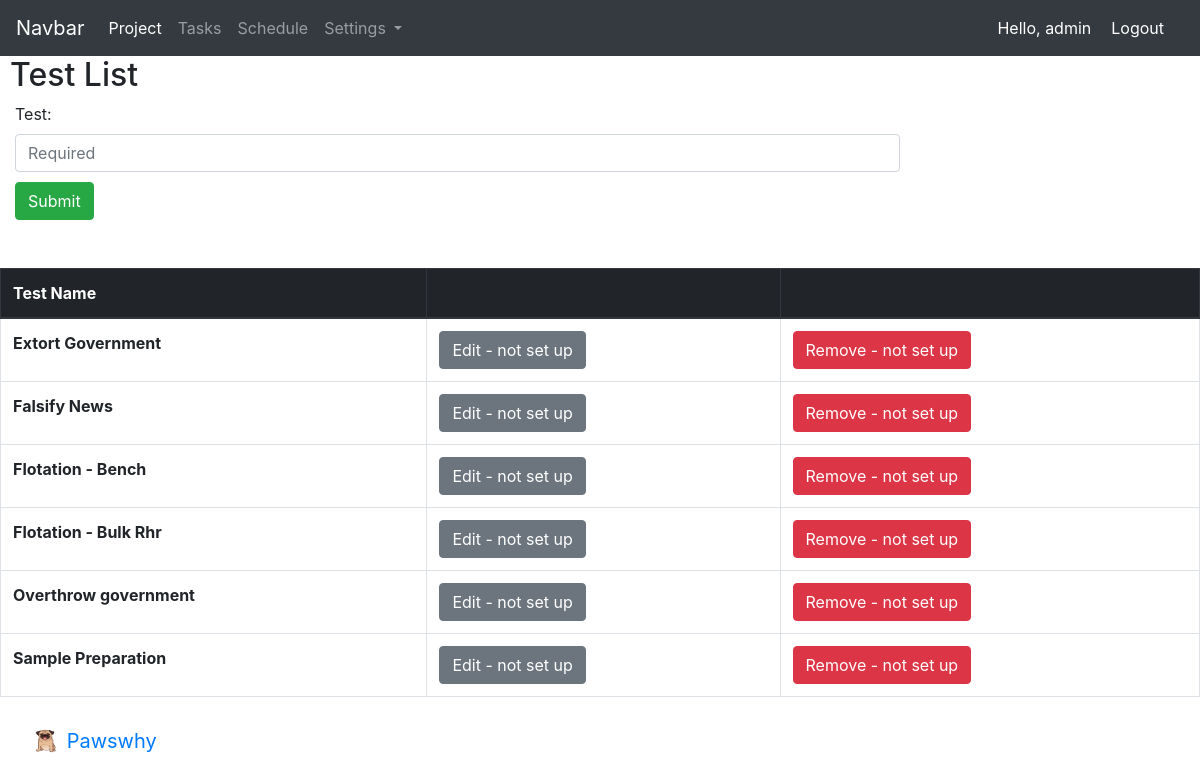
The app's page /test_list (signed in) with its own data.
### project/models.py (models this page shows, shortened)
class TestList(models.Model):
    test = models.CharField(max_length=150, blank=True)

### home/decorators.py (the view)
        def wrapper_func(request, *args, **kwargs):
            group = None
            if request.user.groups.exists():
                group= request.user.groups.all()[0].name
            if group in allowed_roles:
                return view_func(request, *args, **kwargs)
            else:
                return HttpResponse('You are not authorised to view this page')

### project/views.py (called while the page is built)
@login_required(login_url='home_app:login')
@allowed_users(allowed_roles=['Coordinator'])
def test_list(request):
    tests = TestList.objects.all().order_by('test')
    import requests
    import json
    if request.method == "POST":
        form = AddTestForm(request.POST)
        if form.is_valid():
            form.save()
            return HttpResponseRedirect('test_list')
    else:
        form = AddTestForm
    context = {
        'tests': tests,
        'form': form,
    }
    return render(request, 'project/test_list.html', context)

### templates/project/test_list.html (shortened to what this page needs)
{% extends 'base.html' %}
{% load static %}
 {% block css_files %}
        <link rel="stylesheet" href="{% static "project/project.css" %}">
  {% endblock %}
{% block content %}
<h2>Test List</h2>
<div class="form_add">
      <form action="" method="POST">
        {{ form }}
        <input id="form_submit" type="submit" value="Submit" class="btn btn-success">
    </form>
</div>
<br/>
<br/>
<table class="table table-bordered table-hover">
    <thead class="thead-dark">
    <tr>
        <th scope="col">Test Name</th>
        <th scope="col"></th>
        <th scope="col"></th>
    </tr>
    </thead>
    <tbody>
          {% if tests %}
            {% for test in tests %}
                <tr>
                    <th scope="row">{{test.test}}</th>
                    <td><a href="" class="btn btn-secondary">Edit - not set up</a></td>
                    <td><a href="" class="btn btn-danger">Remove - not set up</a></td>
                </tr>
            {% endfor %}
          {% endif %}
    </tbody>
</table>
{% endblock %}

### templates/header.html (shortened to what this page needs)
<nav class="navbar navbar-expand-lg navbar-dark bg-dark">
  <a class="navbar-brand" href="{% url 'home_app:index' %}">Navbar</a>
  <div class="collapse navbar-collapse" id="navbarSupportedContent">
    <ul class="navbar-nav mr-auto">
      <li class="nav-item active">
        <a class="nav-link" href="{% url 'project_app:project_home_page' %}">Project <span class="sr-only">(current)</span></a>
      </li>
      <li class="nav-item">
        <a class="nav-link" href="{% url 'project_app:task_home_page' %}">Tasks</a>
      </li>
      {% if request.user.groups.all.0.name == 'Coordinator' %}
        <li class="nav-item">
          <a class="nav-link" href="{% url 'schedule_app:schedule_home' %}">Schedule</a>
        </li>
      {% endif %}
      {% if request.user.groups.all.0.name == 'Coordinator' %}
        <li class="nav-item dropdown">
          <a class="nav-link dropdown-toggle" href="#" id="navbarDropdown" role="button" data-toggle="dropdown" aria-haspopup="true" aria-expanded="false">
            Settings
          </a>
        </li>
      {% endif %}
    </ul>
    <span class="hello-msg">Hello, {{ request.user }} </span>
    <span ><a class="hello-msg" href="{% url 'home_app:logout' %}">Logout</a> </span>
  </div>
</nav>

### static/project/project.css (style rules this page uses)
.form_add { padding-right: 15px; margin-left: 15px; width: 75%; }
h2 { margin-left: 10px; }
#form_submit { margin-top: 10px; }

### templates/header.html (style rules this page uses)
.hello-msg { font-size = 18px; color: #fff; margin-right: 20px; }

### records on screen
TestList: test "Extort Government"
TestList: test "Falsify News"
TestList: test "Flotation - Bench"
TestList: test "Flotation - Bulk Rhr"
TestList: test "Overthrow government"
TestList: test "Sample Preparation"

### other values on screen
{{ request.user }} "admin"
